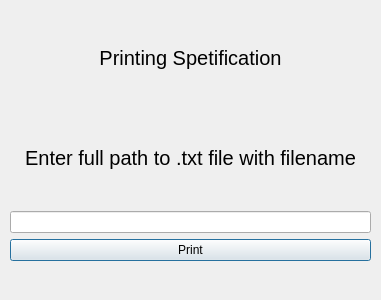
<?xml version="1.0" encoding="UTF-8"?>
<ui version="4.0">
 <class>PrintSelectedSpetification</class>
 <widget class="QDialog" name="PrintSelectedSpetification">
  <property name="geometry">
   <rect>
    <x>0</x>
    <y>0</y>
    <width>381</width>
    <height>300</height>
   </rect>
  </property>
  <property name="windowTitle">
   <string>Dialog</string>
  </property>
  <widget class="QWidget" name="verticalLayoutWidget">
   <property name="geometry">
    <rect>
     <x>10</x>
     <y>10</y>
     <width>361</width>
     <height>251</height>
    </rect>
   </property>
   <layout class="QVBoxLayout" name="verticalLayout">
    <item>
     <widget class="QLabel" name="label_2">
      <property name="font">
       <font>
        <pointsize>15</pointsize>
       </font>
      </property>
      <property name="text">
       <string>Printing Spetification</string>
      </property>
      <property name="alignment">
       <set>Qt::AlignCenter</set>
      </property>
     </widget>
    </item>
    <item>
     <widget class="QLabel" name="label">
      <property name="font">
       <font>
        <pointsize>15</pointsize>
       </font>
      </property>
      <property name="text">
       <string>Enter full path to .txt file with filename</string>
      </property>
      <property name="alignment">
       <set>Qt::AlignCenter</set>
      </property>
     </widget>
    </item>
    <item>
     <widget class="QLineEdit" name="PSSlineEdit"/>
    </item>
    <item>
     <widget class="QPushButton" name="PSSpushButton">
      <property name="text">
       <string>Print</string>
      </property>
     </widget>
    </item>
   </layout>
  </widget>
 </widget>
 <resources/>
 <connections/>
</ui>
